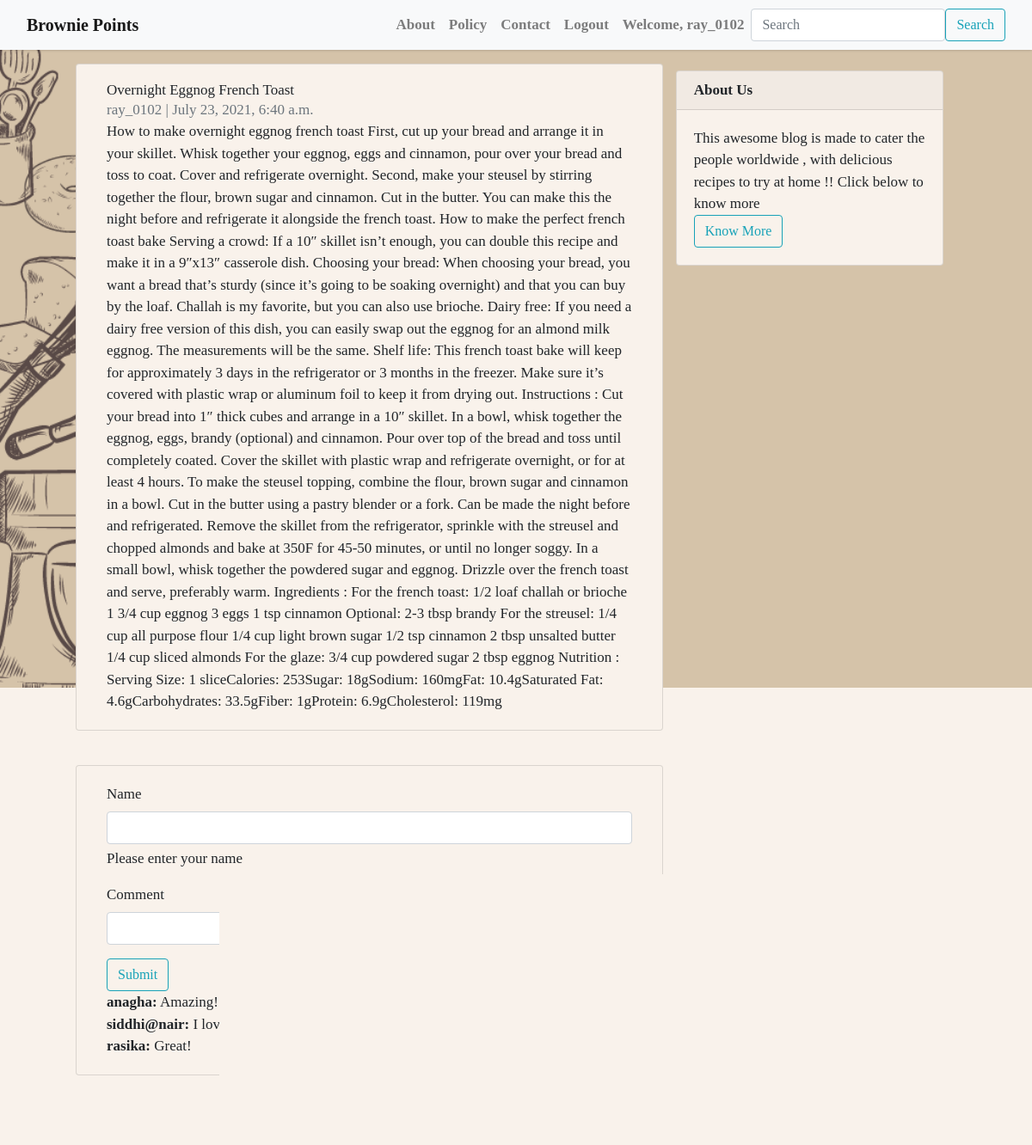
The page /blog/10 (signed in) on the database its author committed.
### blog/models.py (models this page shows, shortened)
class Post(models.Model):
    id = models.IntegerField(primary_key=True)
    title = models.CharField(max_length=200, unique=True)
    slug = models.SlugField(max_length=200, unique=True)
    author = models.ForeignKey(User, on_delete= models.CASCADE,related_name='blog_posts')
    updated_on = models.DateTimeField(auto_now= True)
    content = models.TextField()
    created_on = models.DateTimeField(auto_now_add=True)
    status = models.IntegerField(choices=STATUS, default=0)
    image = models.ImageField(upload_to='images', default='mysite\blog\static\img\bg2.png')
    class Meta:
        ordering = ['-created_on']
    class Meta:
        db_table = "myapp_image"

class CommentModel(models.Model):
    your_name = models.CharField(max_length=20)
    comment_text = models.TextField()
    blog = models.ForeignKey('Post', on_delete=models.CASCADE)

### blog/views.py (the view)
# urls.py: path('blog/<int:_id>', BlogDetailView, name='post_detail'),
def BlogDetailView(request,_id):
    try:
        data =Post.objects.get(id =_id)
        comments = CommentModel.objects.filter(blog = data)
    except Post.DoesNotExist:
        raise Http404('Data does not exist')
    if request.method == 'POST':
        your_name=request.POST.get('your_name')
        comment_text=request.POST.get('comment_text')
        comment=CommentModel(your_name=your_name,comment_text=comment_text,blog=data)
        comment.save()
        return redirect(f'/blog/{_id}')
    context = {
            'data':data,
            'comments':comments,
        }
    return render(request,'post_detail.html',context)

### blog/templates/post_detail.html (shortened to what this page needs)
{% extends 'base.html' %} {% block content %}
<div class="container">
  <div class="row">
    <div class="col-md-8 card mb-4 mt-3 left top">
      <div class="card-body">
        <h1>{% block title %} {{ data.title }} {% endblock title %}</h1>
        <p class="text-muted">{{ data.author }} | {{ data.created_on }}</p>
        <p class="card-text">{{ data.content | safe }}</p>
      </div>
    </div>
     {% block sidebar %} {% include 'sidebar.html' %} {% endblock sidebar %}
  </div>
</div>
<div class="container">
  <div class="row">
    <div class="col-md-8 card mb-4 mt-3 left top">
      <div class="card-body">
    <form method="post">
      <div class="mb-3">
        <label for="exampleInputEmail1" class="form-label">Name</label>
        <input type="name" name="your_name" class="form-control" id="exampleInputEmail1" aria-describedby="emailHelp">
        <div id="emailHelp" class="form-text">Please enter your name</div>
      </div>
      <div class="mb-3">
        <label for="exampleInputPassword1" class="form-label">Comment</label>
        <input type="text" class="form-control" name="comment_text" id="exampleInputPassword1">
      </div>
      <button type="submit" class="btn btn-outline-info" >Submit</button>
    </form>
 {%for comment in comments%}
    <p><strong>{{comment.your_name}}:</strong> {{comment.comment_text}}</p>
    {%endfor %}
  </div>
</div>
</div>
</div>
{% endblock content %}

### blog/templates/base.html (shortened to what this page needs)
{% load static %}
<!DOCTYPE html>
<html>
    <head>
        <link rel="stylesheet" href="https://maxcdn.bootstrapcdn.com/bootstrap/4.0.0/css/bootstrap.min.css"
 />
        <link href="https://unpkg.com/tailwindcss@%5E1.0/dist/tailwind.min.css" rel="stylesheet">
    </head>
    <body  id='bg' style="background-image:url('{% static 'img/3.png' %}');" >
{% block base%}
        <nav class="navbar navbar-expand-lg navbar-light bg-light shadow" id="mainNav" style="background-image:url('{% static 'img/logo2.png' %}');">
            <div class="container-fluid">
                <a class="navbar-brand font-weight-bold" href="{% url 'home' %}">Brownie Points</a>
                <div class="collapse navbar-collapse" id="navbarResponsive">
                    <ul class="navbar-nav ml-auto">
                        <li class="nav-item text-black">
                            <a class="nav-link text-black font-weight-bold" href="{% url 'about_us' %}">About</a>
                        </li>
                        <li class="nav-item text-black">
                            <a class="nav-link text-black font-weight-bold" href="{% url 'policy' %}">Policy</a>
                        </li>
                        <li class="nav-item text-black">
                            <a class="nav-link text-black font-weight-bold" href="{% url 'contact' %}">Contact</a>
                        </li>
                        {% if user.is_authenticated %}
                        <li class="nav-item text-black">
                            <a class="nav-link text-black font-weight-bold" href="/logout">Logout</a>
                        </li>
                        <li class="nav-item text-black">
                            <a class="nav-link text-black font-weight-bold" href="#">Welcome, {{user.username}}</a>
                        </li>
                        {% else %}
                        <li class="nav-item text-black">
                            <a class="nav-link text-black font-weight-bold" href="{% url 'login' %}">Login</a>
                        </li>
                        {% endif %}
                    </ul>
                    <form class="d-flex" method="GET" action="/search">
                        <input class="form-control me-2" type="search" placeholder="Search" aria-label="Search" name="query" id="query">
                        <button class="btn btn-outline-info" type="submit">Search</button>
                    </form>
                </div>
            </div>
        </nav>
        {% block content %}{% endblock content %}
        <footer class="py-3 bg-grey">
            <p class="m-0 text-dark text-center ">Copyright &copy; Brownie Points</p>
        </footer>
    </body>
</html>
{% endblock base%}

### blog/templates/sidebar.html (style rules this page uses)
.card { background-color: #f9f2eb; }

### rows shown on the page
Post: title "Overnight Eggnog French Toast", author "ray_0102", created_on "July 23, 2021, 6:40 a.m.", content "How to make overnight eggnog french toast First, cut up your bread and arrange it in your skillet. Whisk together your eggnog, eggs and cinnamon, pour over your bread and toss to coat. Cover and refrigerate overnight. Second, make your steusel by stirring together the flour, brown sugar and cinnamon. Cut in the butter. You can make this the night before and refrigerate it alongside the french toast. How to make the perfect french toast bake Serving a crowd: If a 10″ skillet isn’t enough, you can double this recipe and make it in a 9″x13″ casserole dish. Choosing your bread: When choosing your bread, you want a bread that’s sturdy (since it’s going to be soaking overnight) and that you can…"
CommentModel: your_name "anagha", comment_text "Amazing!!"
CommentModel: your_name "siddhi@nair", comment_text "I loved the recipe"
CommentModel: your_name "rasika", comment_text "Great!"

### other values the page prints
{{ user.username }} "ray_0102"
